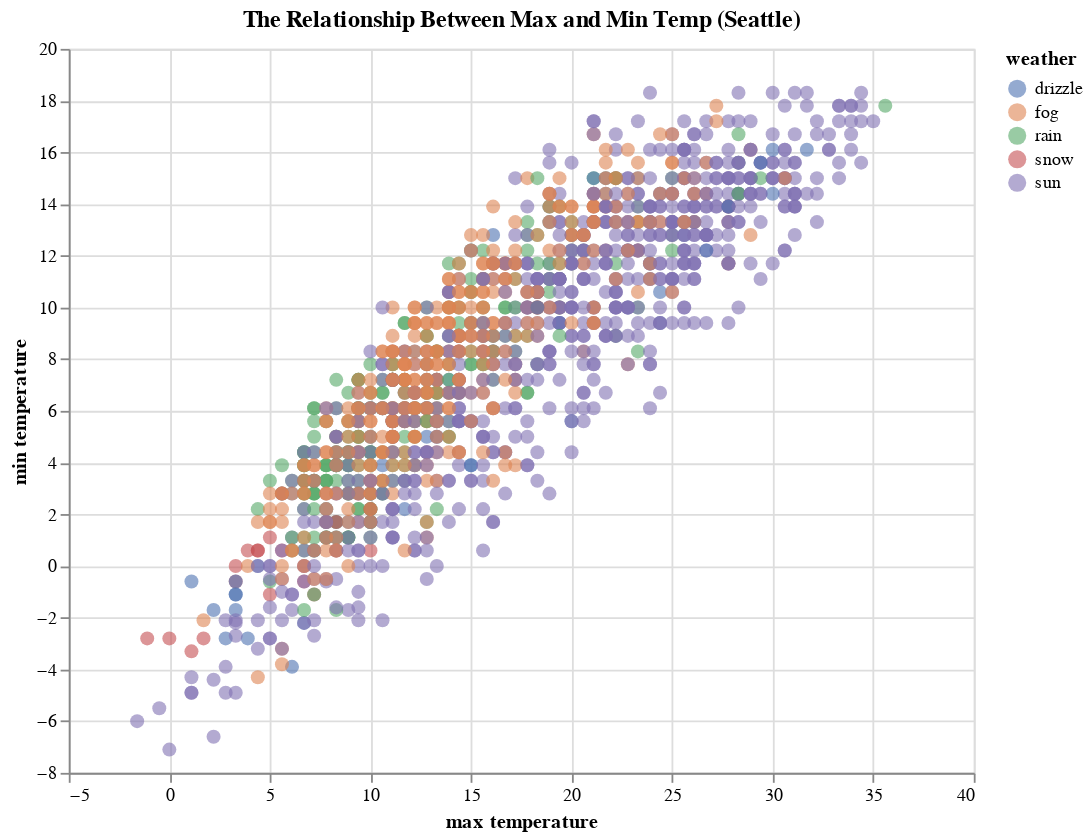

The cell this chart's notebook holds for it:
### Markdown cell above
##### Question 2 (10 points)

Recreate the figure in Part 3 Question 3 in Homework 1 with Altair. Include necessary title and labels. Here is the question again:
    
    Generate a data visualization to show the relationship between max temperature and min temperature, and then show different color for differnet weather type.

### Code cell
chart = alt.Chart(weather).mark_circle(opacity=0.6, size=60).encode(
    x=alt.X('temp_max:Q', title='max temperature'),
    y=alt.Y('temp_min:Q', title='min temperature'),
    color=alt.Color('weather:N',
                    scale=alt.Scale(range=['#4C72B0', '#DD8452', '#55A868', '#C44E52', '#8172B3']))
).properties(
    title='The Relationship Between Max and Min Temp (Seattle)',
    width=500,
    height=400
)

chart

### Figure 1 — Vega-Lite specification as saved in the notebook (floating-point values rounded to 4 significant figures; data arrays with more than 128 entries replaced by an {"elided": "..."} marker saying what was removed)
{"config": {"view": {"continuousWidth": 300, "continuousHeight": 300}}, "data": {"name": "data-830c39fec90146253fb06a06c26374ef"}, "mark": {"type": "circle", "opacity": 0.6, "size": 60}, "encoding": {"color": {"field": "weather", "scale": {"range": ["#4C72B0", "#DD8452", "#55A868", "#C44E52", "#8172B3"]}, "type": "nominal"}, "x": {"field": "temp_max", "title": "max temperature", "type": "quantitative"}, "y": {"field": "temp_min", "title": "min temperature", "type": "quantitative"}}, "height": 400, "title": "The Relationship Between Max and Min Temp (Seattle)", "width": 500, "$schema": "https://vega.github.io/schema/vega-lite/v5.8.0.json", "datasets": {"data-830c39fec90146253fb06a06c26374ef": {"elided": "1461 records"}}}
